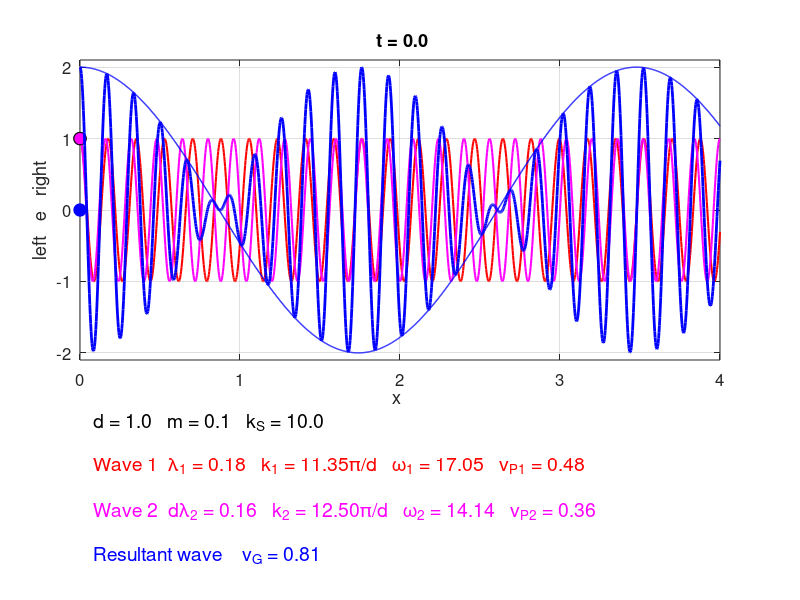

Recreate this plot in MATLAB. (Note: this script raises an error after producing the figure.)
% oscC00NC.m
% 190524  Matlab 2018b

% SIMULATION OF THE MOTION OF N COUPLED OSCILLATORS
% DYNAMICS OF CRYSTAL LATTICES
% All parameters are changed within the Script
% [default values and units]

% DOING PHYSICS ONLINE 
%    http://www.physics.usyd.edu.au/teach_res/mp/mphome.htm
% Scripts
%     http://www.physics.usyd.edu.au/teach_res/mp/mscripts/
% Documentation
%    http://www.physics.usyd.edu.au/teach_res/mp/doc/oscC00NA.htm
% Ian Cooper  ian.cooper@sydney.edu.au
% School of Physics, University of Sydney


clear
close all
clc

% Animated gif  =======================================================
% Show and Save animation as a gif file (0 no)  (1 yes) for flag2
    flagAG = 1;    
% file name for animated gif   
    ag_name = 'ag_osc.gif'; 
% Delay in seconds before displaying the next image  
    delay = 0.2;
    frame1 = 0;


% SETUP ===============================================================

% Propagation constant: waves 1 and 2 [units  pi/d: dk <<  k]
   k = 11.35;
   dk = 1.15;

% Time span
   tN = 61;
   tMax = 2;
   
   
% spring costants kS  [10]
   kS = 10;
% mass of atoms or particles m  [0.1]
   m = 0.1;
% separation distance d bewtween atoms or particles  [1]   
   d = 1;
% Parameters for X axis
   xMax = 4*d; xN = 1501;
   
% CALCULATIONS ========================================================
% Propgation constants  /  Wavelengths  wL1 wL2
  k1 = k*pi/d; k2 = (k + dk)*pi/d;
  wL1= 2*pi/k1;  wL2 = 2*pi/k2;
% amplitudes
  A1 = 1; A2 = 1;

% X axis / time span
   x = linspace(0,xMax,xN);
   t = linspace(0,tMax,tN);

% Angular frequencies omega
   omega1 = sqrt(4*kS/m) * abs(sin(k1*d/2));
   omega2 = sqrt(4*kS/m) * abs(sin(k2*d/2));
   domega = abs(omega1 - omega2);
   
% v0
  v0 = d*sqrt(kS/m);   
% Phase velocity
  vP1 = omega1/k1;
  vP2 = omega2/k2;
% Group velocity
  vG = abs( (omega1 - omega2)/(k1-k2) );
 % Displacement
  e1 = zeros(xN,tN);      % wave 1
  e2 = zeros(xN,tN);      % wave 2 
  eEnv = zeros(xN,tN);    % envelope
  
  
for cx = 1:xN
 for ct = 1:tN
       e1(cx,ct) = A1*cos( omega1*t(ct) - k1*x(cx) );
       e2(cx,ct) = A2*cos( omega2*t(ct) - k2*x(cx) );
       eEnv(cx,ct) = (A1+A2)*cos( 0.5*abs((omega1-omega2)*t(ct)) - 0.5*abs((k1-k2)*x(cx)) ) ;     
 end
end
 
 if vP1 < 1e-6
     e1(:,:) = 0;
     vG = 0;
 end

 if vP2 < 1e-6
     e2(:,:) = 0;
     vG = 0;
 end
 
 e = e1 + e2;



% GRAPHICS ============================================================ 

 figure(1)

   pos = [0.52 0.2 0.35 0.6];
   set(gcf,'Units','normalized')
   set(gcf,'Position',pos)
   set(gcf,'color','w')
   
for ct = 1: tN
   
   subplot('position',[0.1 0.4 0.8 0.5])
   % Sine wave 1
     xP = x(1:end); yP = e1(1:end,ct);
     plot(xP,yP,'r','linewidth',1.5)
     hold on
     xP = t(ct)*vP1; yP = e1(1,1);
     hPlot = plot(xP,yP,'or');
     set(hPlot,'markersize',9,'markerfacecolor','r','markeredgecolor','k')
       
   % Sine wave 2
     xP = x(1:end); yP = e2(1:end,ct);
     plot(xP,yP,'m','linewidth',1.5)
     hold on
     xP = t(ct)*vP2; yP = e2(1,1);
     hPlot = plot(xP,yP,'om');
     set(hPlot,'markersize',9,'markerfacecolor','m','markeredgecolor','k')

  if vG ~= 0   
  % Resultant wave
     xP = x; yP = e(:,ct);
     plot(xP,yP,'b','linewidth',2)
     xP = t(ct)*vG; yP = 0;
     hPlot = plot(xP,yP,'ob');
     set(hPlot,'markersize',9,'markerfacecolor','b')
     
     xP = x; yP = eEnv(:,ct);
     plot(xP,yP,'b','linewidth',1)
  end
     
    ylim([-2.1 2.1])
    xlim([0 xMax])
    grid on
    set(gca,'fontsize',12)
    xlabel('x ')
    ylabel('left   e   right')
    tm = [' t = ' num2str(t(ct),'%2.1f ')];
    title(tm)
    hold off
% =====================================================================  

   subplot('position',[0.1 0.05 0.85 0.25])
   
   xlim([0 100])
   ylim([0 100])
   
   fs = 14;
   txt = ['d = ' num2str(d,'%2.1f') '   m = ' num2str(m,'%2.1f') '   k_S = ' num2str(kS,'%2.1f') ];
   Htext = text(2,99,txt);
   set(Htext,'fontsize',fs)
   
   txt = ['Wave 1  \lambda_1 = ' num2str(wL1,'%2.2f') '   k_1 = ' num2str(k,'%2.2f') '\pi/d' ...
      '   \omega_1 = ' num2str(omega1,'%2.2f') '   v_{P1} = ' num2str(vP1,'%2.2f')];
   Htext = text(2,70,txt);
   set(Htext,'fontsize',fs,'color','r')
   
   txt = ['Wave 2  d\lambda_2 = ' num2str(wL2,'%2.2f') '   k_2 = ' num2str((k+dk),'%2.2f') '\pi/d' ...
       '   \omega_2 = ' num2str(omega2,'%2.2f')   '   v_{P2} = ' num2str(vP2,'%2.2f')];
   Htext = text(2,40,txt);
   set(Htext,'fontsize',fs, 'color','m')
   
   txt = ['Resultant wave    v_G = ' num2str(vG,'%2.2f')];
   Htext = text(2,10,txt);
   set(Htext,'fontsize',fs, 'color','b')
   
   set(gca,'fontsize',fs)
   axis off
  % ======================================================================
  
   frame1 = frame1 + 1;
         frame = getframe(1);
         im = frame2im(frame);
         [imind,cm] = rgb2ind(im,256);
      % On the first loop, create the file. In subsequent loops, append.
         if frame1 == 1
           imwrite(imind,cm,ag_name,'gif','DelayTime',delay,'loopcount',inf);
         else
          imwrite(imind,cm,ag_name,'gif','DelayTime',delay,'writemode','append');
         end
  
   pause(0.01)
   
end
